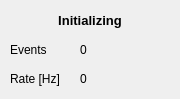
<?xml version="1.0" encoding="UTF-8"?>
<ui version="4.0">
 <class>windowParallelEventSource</class>
 <widget class="QWidget" name="windowParallelEventSource">
  <property name="geometry">
   <rect>
    <x>0</x>
    <y>0</y>
    <width>180</width>
    <height>99</height>
   </rect>
  </property>
  <property name="minimumSize">
   <size>
    <width>110</width>
    <height>0</height>
   </size>
  </property>
  <property name="windowTitle">
   <string>Form</string>
  </property>
  <layout class="QGridLayout" name="gridLayout">
   <property name="horizontalSpacing">
    <number>20</number>
   </property>
   <property name="verticalSpacing">
    <number>10</number>
   </property>
   <property name="margin">
    <number>10</number>
   </property>
   <item row="2" column="0">
    <widget class="QLabel" name="labelEvents">
     <property name="text">
      <string>Events</string>
     </property>
    </widget>
   </item>
   <item row="2" column="1">
    <widget class="QLabel" name="displayCount">
     <property name="minimumSize">
      <size>
       <width>60</width>
       <height>0</height>
      </size>
     </property>
     <property name="text">
      <string>0</string>
     </property>
     <property name="alignment">
      <set>Qt::AlignLeading|Qt::AlignLeft|Qt::AlignVCenter</set>
     </property>
    </widget>
   </item>
   <item row="0" column="0" colspan="2">
    <widget class="QLabel" name="displayStatus">
     <property name="font">
      <font>
       <pointsize>10</pointsize>
       <weight>75</weight>
       <bold>true</bold>
      </font>
     </property>
     <property name="text">
      <string>Initializing</string>
     </property>
     <property name="alignment">
      <set>Qt::AlignCenter</set>
     </property>
    </widget>
   </item>
   <item row="3" column="1">
    <widget class="QLabel" name="displayRate">
     <property name="sizePolicy">
      <sizepolicy hsizetype="MinimumExpanding" vsizetype="Preferred">
       <horstretch>0</horstretch>
       <verstretch>0</verstretch>
      </sizepolicy>
     </property>
     <property name="minimumSize">
      <size>
       <width>85</width>
       <height>0</height>
      </size>
     </property>
     <property name="text">
      <string>0</string>
     </property>
    </widget>
   </item>
   <item row="3" column="0">
    <widget class="QLabel" name="labelRateStart">
     <property name="sizePolicy">
      <sizepolicy hsizetype="Minimum" vsizetype="Preferred">
       <horstretch>0</horstretch>
       <verstretch>0</verstretch>
      </sizepolicy>
     </property>
     <property name="text">
      <string>Rate [Hz]</string>
     </property>
    </widget>
   </item>
  </layout>
 </widget>
 <resources/>
 <connections/>
</ui>
